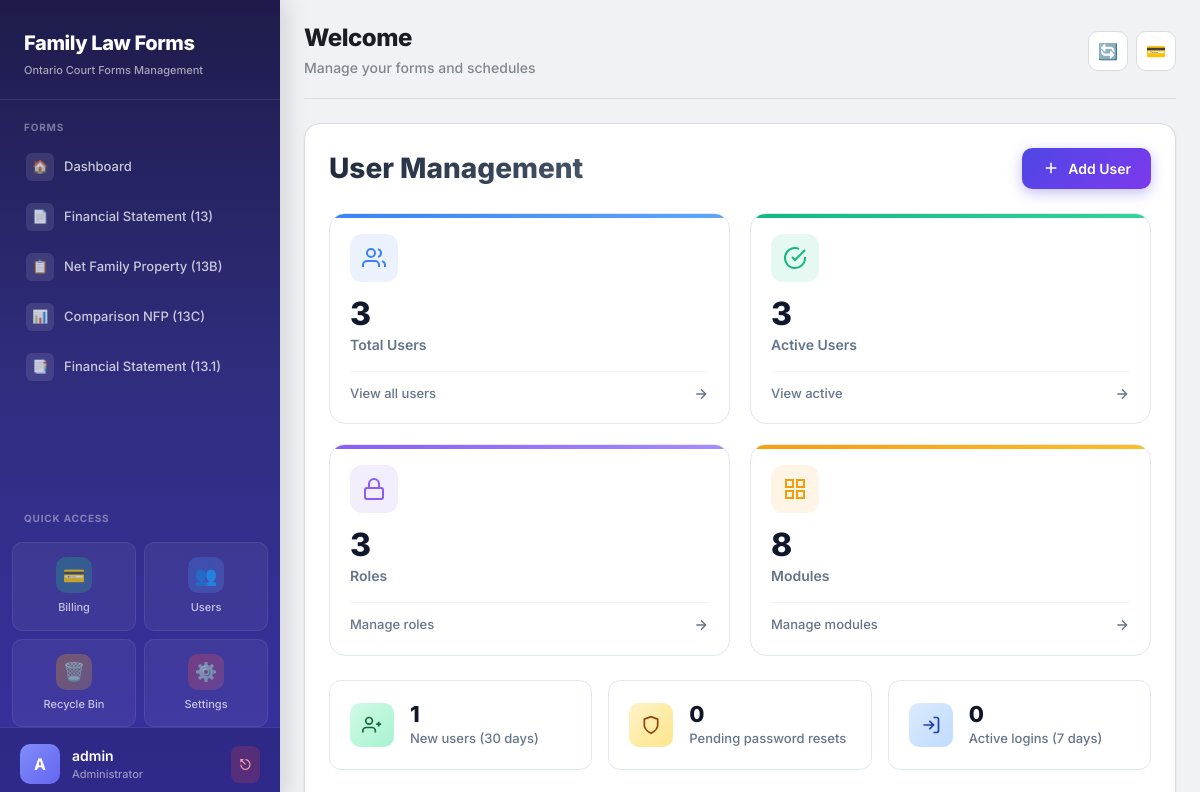
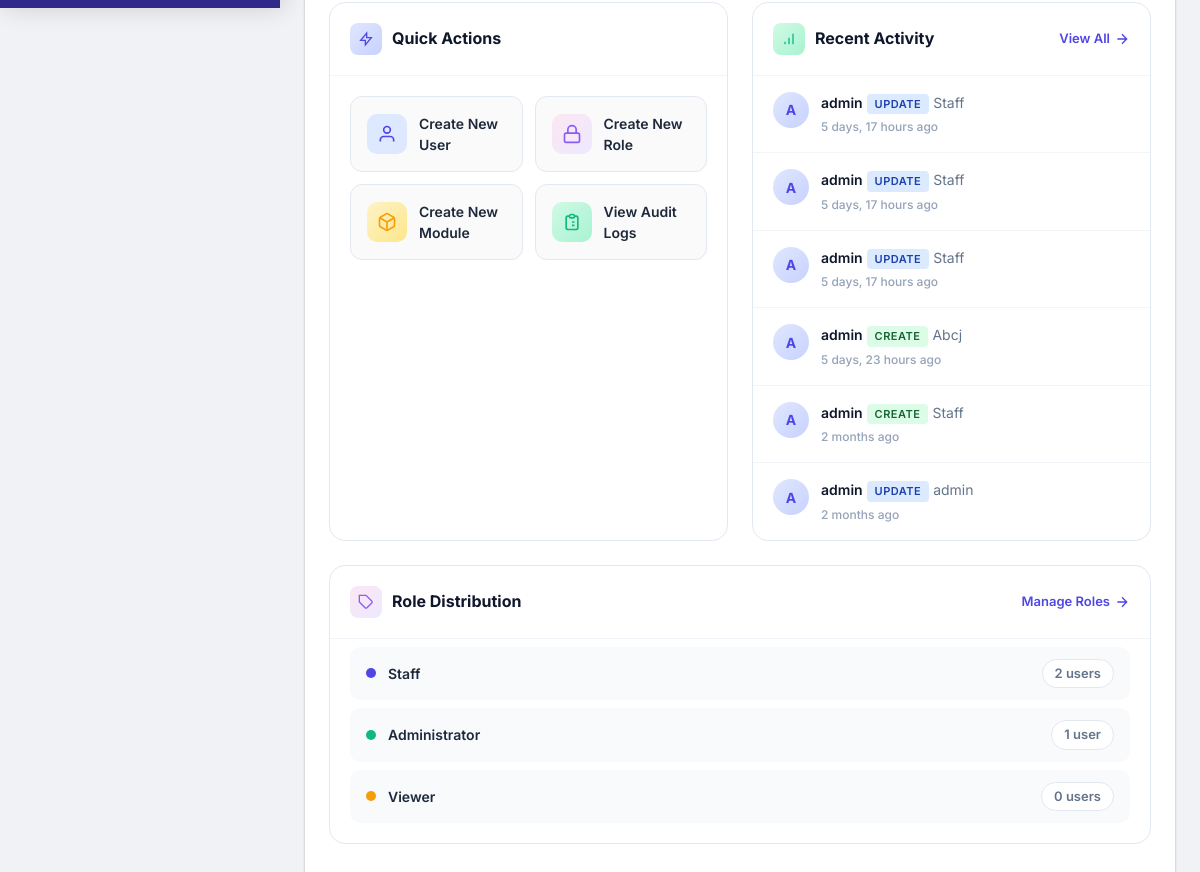
Before: /user-management/ (signed in) with the older database file (2 pictures, top to bottom).
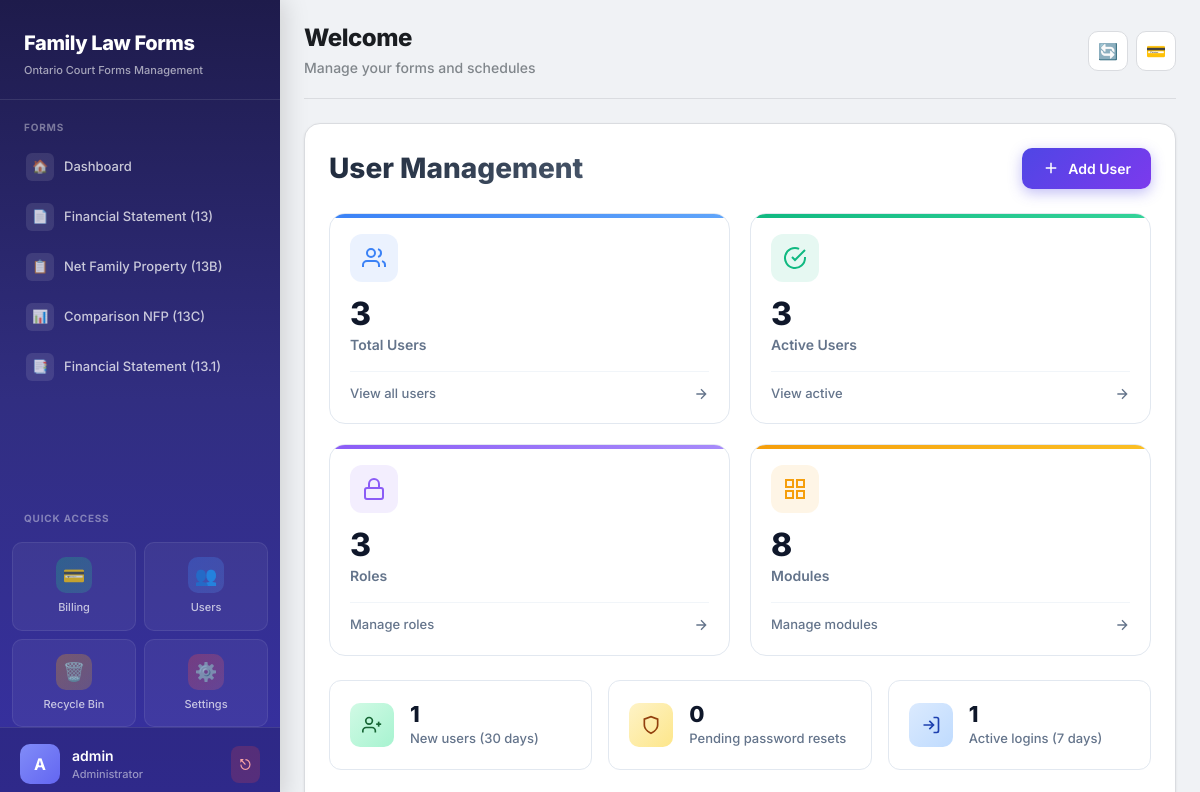
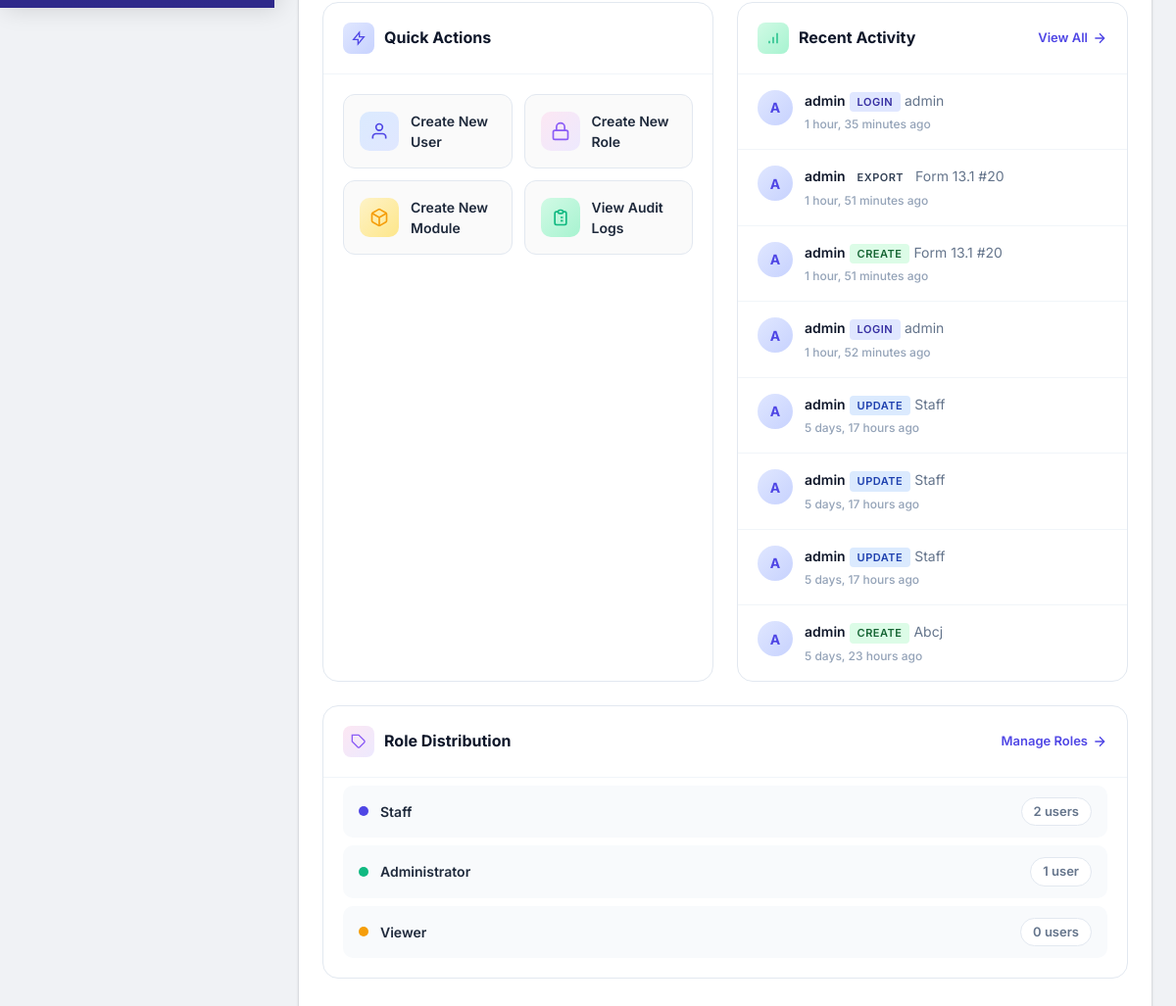
After: the same page with the newer database file (2 pictures, top to bottom).
### users/models.py (models this page shows, shortened)
class AuditLog(models.Model):
    ACTION_TYPES = [
        ('login', 'Login'),
        ('logout', 'Logout'),
        ('create', 'Create'),
        ('update', 'Update'),
        ('delete', 'Delete'),
        ('view', 'View'),
        ('export', 'Export'),
        ('password_change', 'Password Change'),
        ('password_reset', 'Password Reset'),
    ]
    user = models.ForeignKey(User, on_delete=models.SET_NULL, null=True, related_name='audit_logs')
    action = models.CharField(max_length=20, choices=ACTION_TYPES)
    module = models.CharField(max_length=100, blank=True)
    object_id = models.CharField(max_length=100, blank=True)
    object_repr = models.CharField(max_length=255, blank=True)
    details = models.TextField(blank=True)
    ip_address = models.GenericIPAddressField(null=True, blank=True)
    user_agent = models.TextField(blank=True)
    timestamp = models.DateTimeField(auto_now_add=True)
    class Meta:
        ordering = ['-timestamp']

class Role(models.Model):
    name = models.CharField(max_length=100, unique=True)
    description = models.TextField(blank=True)
    permissions = models.ManyToManyField(Permission, blank=True, related_name='roles')
    is_active = models.BooleanField(default=True)
    created_at = models.DateTimeField(auto_now_add=True)
    updated_at = models.DateTimeField(auto_now=True)
    class Meta:
        ordering = ['name']

### users/views.py (the view)
# urls.py: path('', views.user_management_dashboard, name='dashboard'),
@login_required
@user_passes_test(is_admin)
def user_management_dashboard(request):
    from datetime import timedelta
    now = timezone.now()
    thirty_days_ago = now - timedelta(days=30)
    seven_days_ago = now - timedelta(days=7)
    total_users = User.objects.count()
    active_users = User.objects.filter(is_active=True).count()
    inactive_users = total_users - active_users
    new_users_30d = User.objects.filter(date_joined__gte=thirty_days_ago).count()
    users_need_reset = UserProfile.objects.filter(password_reset_required=True).count()
    recent_logins = AuditLog.objects.filter(
        action='login',
        timestamp__gte=seven_days_ago
    ).values('user').distinct().count()
    activity_breakdown = {}
    for action_code, action_name in AuditLog.ACTION_TYPES:
        count = AuditLog.objects.filter(
            action=action_code,
            timestamp__gte=thirty_days_ago
        ).count()
        if count > 0:
            activity_breakdown[action_name] = count
    from django.db.models import Count
    top_users = User.objects.filter(
        audit_logs__timestamp__gte=thirty_days_ago
    ).annotate(
        action_count=Count('audit_logs')
    ).order_by('-action_count')[:5]
    role_distribution = Role.objects.filter(is_active=True).annotate(
        user_count=Count('users')
    ).values('name', 'user_count').order_by('-user_count')
    context = {
        'total_users': total_users,
        'active_users': active_users,
        'inactive_users': inactive_users,
        'total_roles': Role.objects.filter(is_active=True).count(),
        'total_modules': Module.objects.filter(is_active=True).count(),
        'new_users_30d': new_users_30d,
        'users_need_reset': users_need_reset,
        'recent_logins': recent_logins,
        'activity_breakdown': activity_breakdown,
        'top_users': top_users,
        'role_distribution': list(role_distribution),
        'recent_logs': AuditLog.objects.select_related('user')[:8],
        'roles': Role.objects.filter(is_active=True)[:5],
    }
    return render(request, 'users/dashboard.html', context)

### users/context_processors.py (called while the page is built, shortened)
def user_permissions(request):
    context = {
        'user_modules': {},
        'user_permissions': {},
    }
    if not request.user.is_authenticated:
        return context
    if request.user.is_superuser:
        modules = Module.objects.filter(is_active=True)
        context['user_modules'] = {m.code: True for m in modules}
        context['user_permissions'] = {
            m.code: {
                'view': True,
                'create': True,
                'edit': True,
                'delete': True,
                'print': True,
                'export': True,
            } for m in modules
        }
        return context

### users/views.py (called while the page is built)
def is_admin(user):
    return user.is_superuser or user.is_staff

### users/templates/users/dashboard.html (shortened to what the changed rows need)
{% extends 'base.html' %}
{% block content %}
<div class="um-dashboard">
    <div class="um-header">
        <h1>User Management</h1>
    </div>
    <div class="secondary-stats">
        <div class="mini-stat">
            <div class="mini-stat-content">
                <h4>{{ recent_logins }}</h4>
                <p>Active logins (7 days)</p>
            </div>
        </div>
    </div>
    <div class="content-grid">
        <div class="panel">
            <div class="panel-body">
                {% for log in recent_logs %}
                <div class="activity-item">
                    <div class="activity-avatar">
                        {{ log.user.username|slice:":1"|upper|default:"S" }}
                    </div>
                    <div class="activity-content">
                        <div class="activity-text">
                            <strong>{{ log.user.username|default:"System" }}</strong>
                            <span class="activity-action {{ log.action }}">{{ log.get_action_display }}</span>
                            {% if log.object_repr %}<span style="color: #64748b;"> {{ log.object_repr|truncatechars:30 }}</span>{% endif %}
                        </div>
                        <div class="activity-time">{{ log.timestamp|timesince }} ago</div>
                    </div>
                </div>
                {% empty %}
                <div class="activity-empty">
                    <svg width="48" height="48" fill="none" stroke="#cbd5e1" stroke-width="1.5" viewBox="0 0 24 24" style="margin-bottom: 12px;"><path d="M12 8v4l3 3m6-3a9 9 0 11-18 0 9 9 0 0118 0z"/></svg>
                    <p style="margin: 0; font-weight: 600;">No recent activity</p>
                </div>
                {% endfor %}
            </div>
        </div>
    </div>
    {% if role_distribution %}
    <div class="content-grid" style="grid-template-columns: 1fr;">
        <div class="panel">
            <div class="panel-body">
                <div class="role-list">
                    {% for role in role_distribution %}
                    <div class="role-item">
                        <div class="role-info">
                            <div class="role-badge color-{{ forloop.counter }}"></div>
                            <span class="role-name">{{ role.name }}</span>
                        </div>
                        <span class="role-count">{{ role.user_count }} user{{ role.user_count|pluralize }}</span>
                    </div>
                    {% endfor %}
                </div>
            </div>
        </div>
    </div>
    {% endif %}
</div>
{% endblock %}

Changed rows visible on the page:
no longer on this page (row unchanged): AuditLog: user.username "A", user.username "admin", action "CREATE", object_repr "Staff", timestamp "2 months"
no longer on this page (row unchanged): AuditLog: user.username "A", user.username "admin", action "UPDATE", object_repr "admin", timestamp "2 months"
added AuditLog: user.username "A", user.username "admin", action "LOGIN", object_repr "admin", timestamp "1 hour, 35 minutes"
added AuditLog: user.username "A", user.username "admin", action "EXPORT", object_repr "Form 13.1 #20", timestamp "1 hour, 51 minutes"
added AuditLog: user.username "A", user.username "admin", action "CREATE", object_repr "Form 13.1 #20", timestamp "1 hour, 51 minutes"
added AuditLog: user.username "A", user.username "admin", action "LOGIN", object_repr "admin", timestamp "1 hour, 52 minutes"
Other visible differences:
{{ recent_logins }}: "0" → "1"
